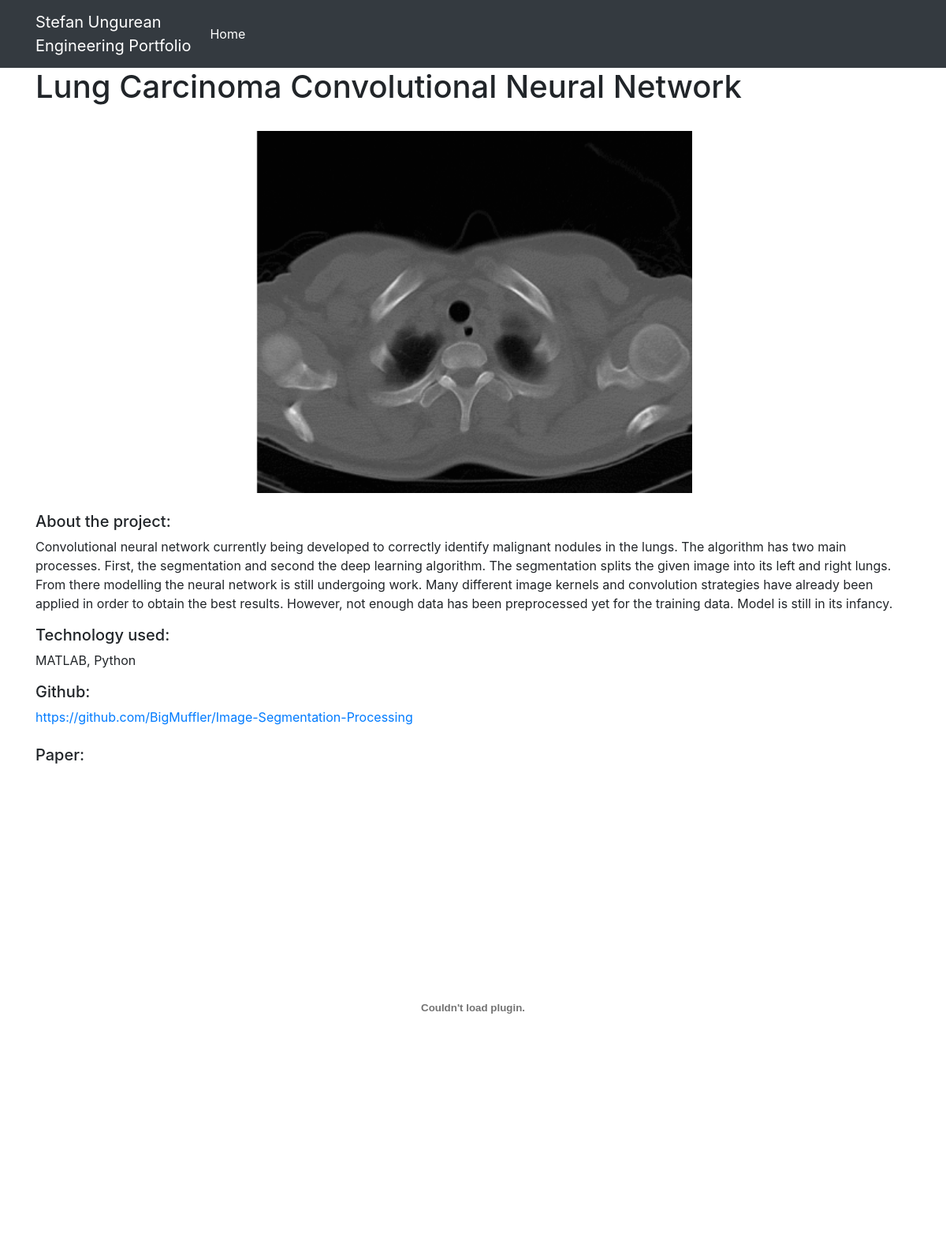
/projects/3/, run on the app's committed database.
### projects/models.py (models this page shows)
class Project(models.Model):
    title = models.CharField(max_length=100)
    description = models.TextField()
    technology = models.CharField(max_length=20)
    image = models.FilePathField(path="/img")
    deepDescription = models.TextField()
    gitLink = models.TextField()
    paperLink = models.FilePathField(path="/other")

### projects/views.py (the view)
# urls.py: path("<int:pk>/", views.project_detail, name="project_detail"),
def project_detail(request, pk):
    project = Project.objects.get(pk=pk)
    context = {
        'project': project,
    }
    return render(request, 'project_detail.html', context)

### projects/templates/project_detail.html (shortened to what this page needs)
{% extends "base.html" %}
{% load static %}
{% block page_content %}
<h1>{{ project.title }}</h1>
<br>
<div>
    <img src="{% static project.image %}" alt="" width="50%" class = "center">
</div>
<br>
<h5>About the project:</h5>
<p>{{ project.deepDescription }}</p>
<h5>Technology used: </h5>
<p>{{ project.technology }}</p>
<div>
    <h5>Github: </h5>
    <a href={{project.gitLink}}>{{ project.gitLink }}</a>
</div>
<br>
<h5>Paper: </h5>
<embed src="{% static project.paperLink %}" type="application/pdf" width="100%" height="600px" />
{% endblock %}

### projects/templates/project_detail.html (style rules this page uses)
.center { display: block; margin-left: auto; margin-right: auto; width: 50%; }

### data on the page
Project: title "Lung Carcinoma Convolutional Neural Network", image (picture), deepDescription "Convolutional neural network currently being developed to correctly identify malignant nodules in the lungs. The algorithm has two main processes. First, the segmentation and second the deep learning algorithm. The segmentation splits the given image into its left and right lungs. From there modelling the neural network is still undergoing work. Many different image kernels and convolution strategies have already been applied in order to obtain the best results. However, not enough data has been preprocessed yet for the training data. Model is still in its infancy.", technology "MATLAB, Python", gitLink "https://github.com/BigMuffler/Image-Segmentation-Processing"
